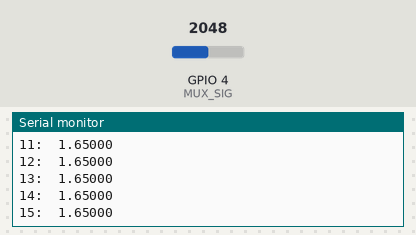
The sketch below on a simulated ESP32. Shown: the last lines printed to the serial monitor. Inputs (shaded band) come from the test bench; at power-on: GPIO 4 (MUX_SIG) = 2048.

Above: at 1.2 s.
1.3 s: GPIO 4 (MUX_SIG) set to 2866
At 1.9 s:
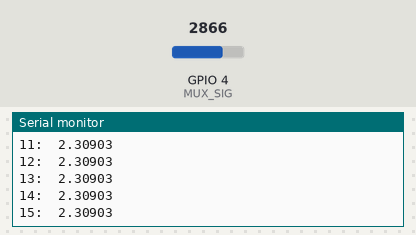
2.8 s: GPIO 4 (MUX_SIG) set to 3603
At 3.4 s:
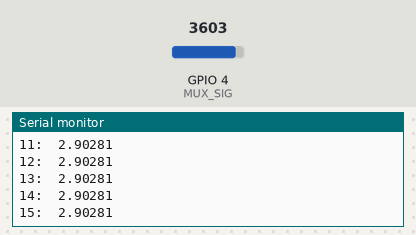
Timing chart, 0 to 5.8 s (numbered marks = the images above; inputs shaded):
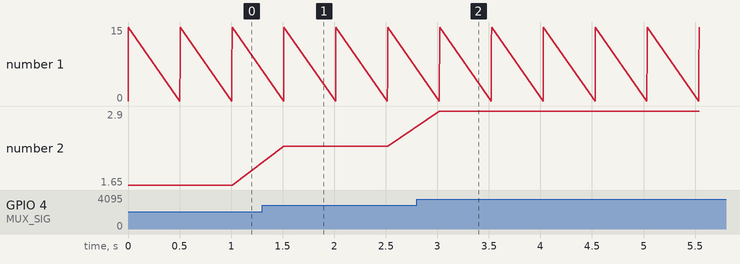

The sketch:

mux.ino
```cpp
#include <Wire.h>

#define   BAUD 2000000

#define S0 32 //MUX control pins
#define S1 13
#define S2 14
#define S3 0
#define MUX_EN 33 //MUX pin to turn on and off
#define MUX_SIG 4 //MUX input Pin

void changeMUX ( int channel ) {

  digitalWrite(S0, channel>>0&1);
  digitalWrite(S1, channel>>1&1);
  digitalWrite(S2, channel>>2&1);
  digitalWrite(S3, channel>>3&1);


  //Serial.print(channel>>0&1);
  //Serial.print(channel>>1&1);
  //Serial.print(channel>>2&1);
  //Serial.print(channel>>3&1);
  //Serial.print(" \t ");

}

void setup(void) {

  Serial.begin(BAUD);

  pinMode(S0, OUTPUT);
  pinMode(S1, OUTPUT);
  pinMode(S2, OUTPUT);
  pinMode(S3, OUTPUT);

  pinMode(MUX_EN, OUTPUT);
  digitalWrite(MUX_EN, LOW);

  pinMode(MUX_SIG, INPUT);

  while (!Serial);

}


void loop(void) {

  for (int i=0 ; i < 16 ; i++){
    changeMUX(i);

    float sinal = analogRead(MUX_SIG)   *3.3/4096;  // Type needs to be adjusted

    Serial.print(i);
    Serial.print(":\t");
    Serial.println(sinal, 5);
  }

  delay(500);

}
```

Measured:
- after the input at 1.3 s, the serial monitor: prints a new line after 0.21 s (image 1)
- after the input at 2.8 s, the serial monitor: prints a new line after 0.22 s (image 2)
- plotted number 2: 1.65 → 2.31 after the input at 1.3 s, 2.31 → 2.9 after the input at 2.8 s
